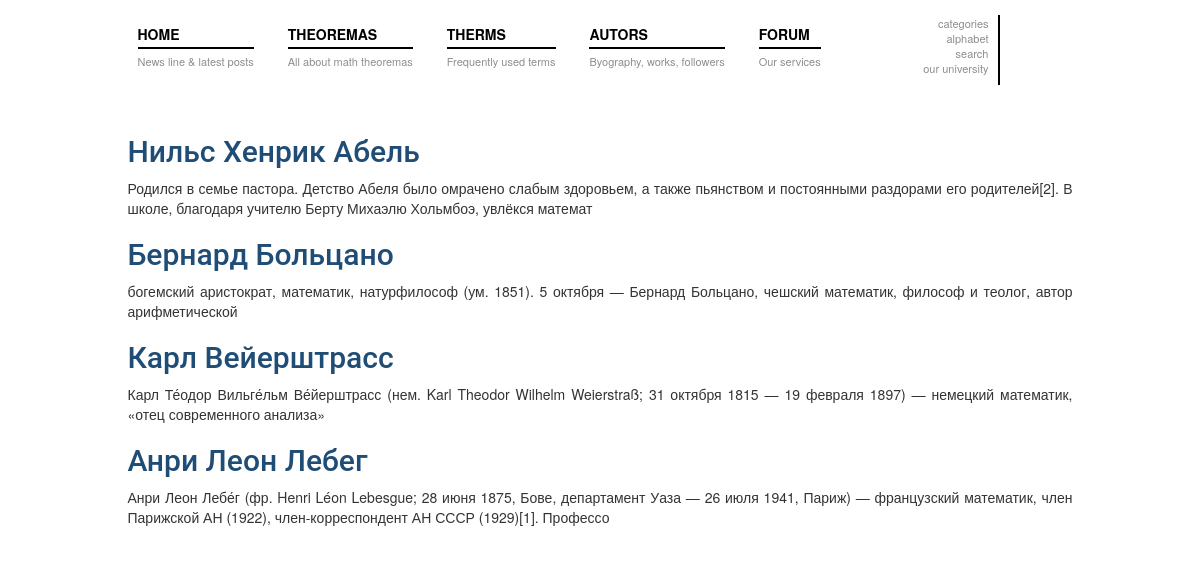
/author/, run on an earlier commit of the app's database.
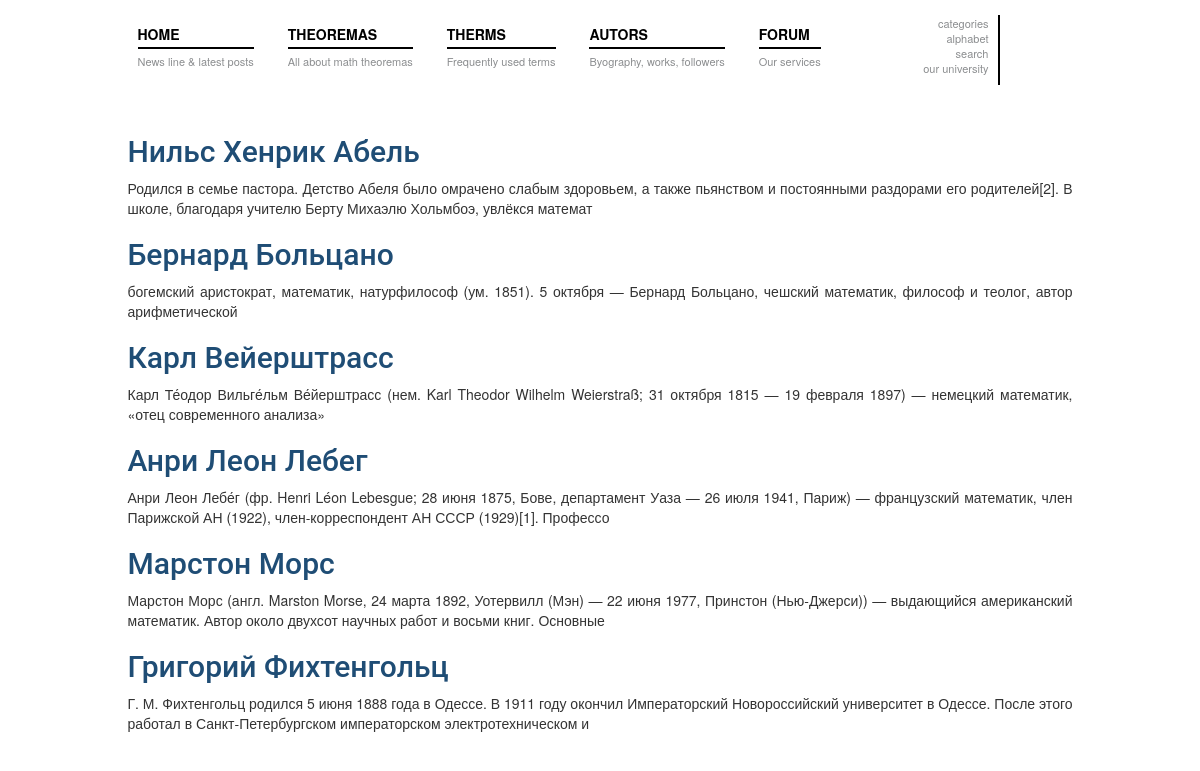
And on a later commit of the database.
### matan/models.py (models this page shows, shortened)
class Author(models.Model):
    first_name = models.CharField(max_length=100, verbose_name=u'Имя')
    last_name = models.CharField(max_length=100, verbose_name=u'Фамилия')
    biagrafiya = models.TextField(verbose_name=u'Биаграфия')
    class Meta:
        ordering = ["last_name"]

### matan/views.py (the view)
# urls.py: url(r'^author/$', views.AuthorView.as_view(), name='author_list'),
class AuthorView(ListView):
    model = Author
    template_name = 'matan/author.html'
    context_object_name = 'author_list'

### matan/templates/matan/author.html (shortened to what this page needs)
{% extends 'matan/base.html' %}
{% block content %}
    {% if author_list %}
        {% for author in author_list %}
            <h2><a href="{% url 'author_detail' pk=author.id %}">
                {{ author.first_name }} {{ author.last_name }}</a></h2>
            <p class="text-justify">{{ author.biagrafiya|slice:':200' }}
            </p>
        {% endfor %}
    {% endif %}
{% endblock %}

What changed in the data, as far as the page shows it:
added Author: first_name "Марстон", last_name "Морс", biagrafiya "Марстон Морс (англ. Marston Morse, 24 марта 1892, Уотервилл (Мэн) — 22 июня 1977, Принстон (Нью-Джерси)) — выдающийся американский математик. Автор около двухсот научных работ и восьми книг. Основные"
added Author: first_name "Григорий", last_name "Фихтенгольц", biagrafiya "Г. М. Фихтенгольц родился 5 июня 1888 года в Одессе. В 1911 году окончил Императорский Новороссийский университет в Одессе. После этого работал в Санкт-Петербургском императорском электротехническом и"
